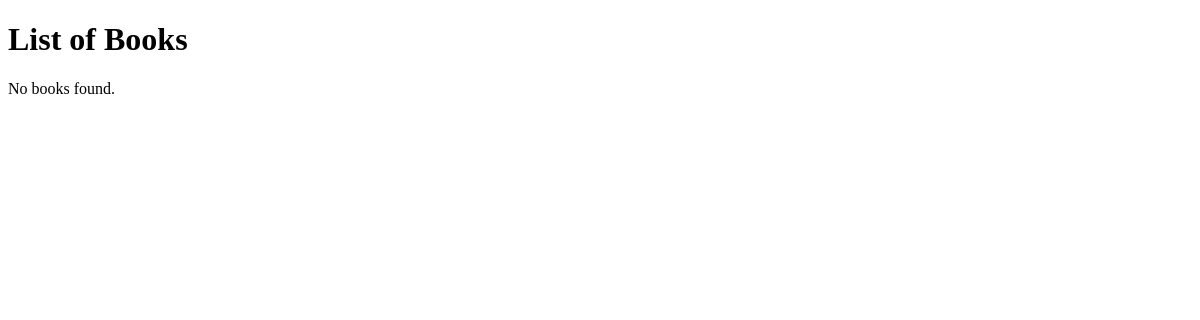
The app's page /books/simple/query, older data.
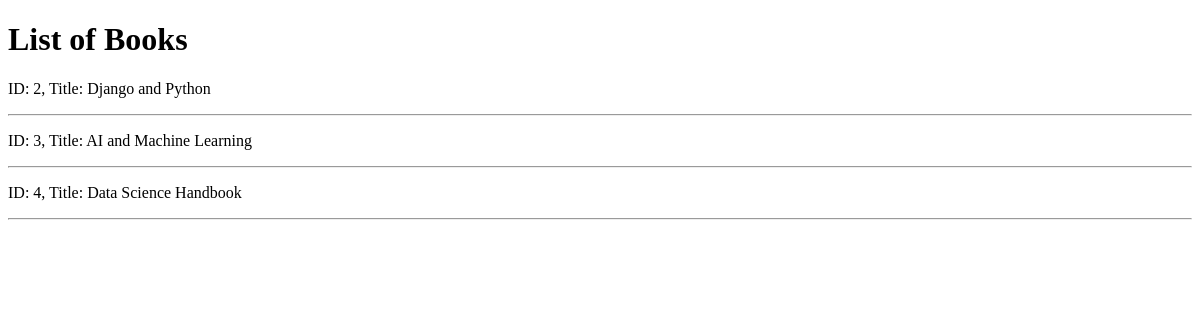
The same page, newer data.
### apps/bookmodule/models.py (models this page shows)
class Book(models.Model):
    title = models.CharField(max_length=50)
    author = models.CharField(max_length=50)
    price = models.FloatField(default=0.0)
    edition = models.SmallIntegerField(default=1)

### apps/bookmodule/views.py (the view)
# urls.py: path("simple/query", views.simple_query, name="simple_query"),
def simple_query(request):
    mybooks=Book.objects.filter(title__icontains='and') # <- multiple objects
    return render(request, 'bookmodule/bookList.html', {'books':mybooks})

### apps/templates/bookmodule/bookList.html (shortened to what this page needs)
<!DOCTYPE html>
<html lang="en">
<head>
</head>
<body>
    <h1>List of Books</h1>
    {% for obj in books %}
        <p>ID: {{ obj.id }}, Title: {{ obj.title }}</p>
        <hr>
    {% empty %}
        <p>No books found.</p>
    {% endfor %}
</body>
</html>

Row changes from the older to the newer data that the page shows:
added Book: id "2", title "Django and Python"
added Book: id "3", title "AI and Machine Learning"
added Book: id "4", title "Data Science Handbook"
Text that changed along with them:
text no longer shown: "No books found."
